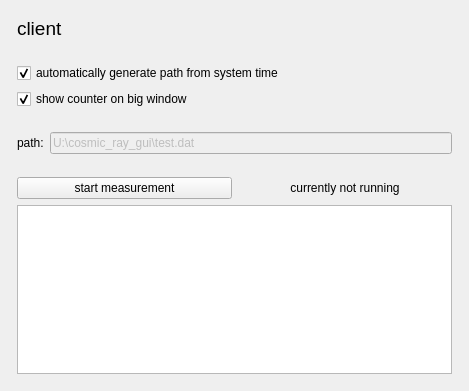
<?xml version="1.0" encoding="UTF-8"?>
<ui version="4.0">
 <class>client</class>
 <widget class="QWidget" name="client">
  <property name="geometry">
   <rect>
    <x>0</x>
    <y>0</y>
    <width>469</width>
    <height>391</height>
   </rect>
  </property>
  <property name="minimumSize">
   <size>
    <width>469</width>
    <height>391</height>
   </size>
  </property>
  <property name="maximumSize">
   <size>
    <width>469</width>
    <height>391</height>
   </size>
  </property>
  <property name="windowTitle">
   <string notr="true">cosmic software</string>
  </property>
  <widget class="QWidget" name="layoutWidget">
   <property name="geometry">
    <rect>
     <x>6</x>
     <y>6</y>
     <width>457</width>
     <height>379</height>
    </rect>
   </property>
   <layout class="QVBoxLayout" name="verticalLayout">
    <item>
     <widget class="QLabel" name="label">
      <property name="text">
       <string>&lt;html&gt;&lt;head/&gt;&lt;body&gt;&lt;p&gt;&lt;span style=&quot; font-size:14pt;&quot;&gt;client&lt;/span&gt;&lt;/p&gt;&lt;/body&gt;&lt;/html&gt;</string>
      </property>
      <property name="scaledContents">
       <bool>false</bool>
      </property>
     </widget>
    </item>
    <item>
     <spacer name="verticalSpacer_5">
      <property name="orientation">
       <enum>Qt::Vertical</enum>
      </property>
      <property name="sizeHint" stdset="0">
       <size>
        <width>20</width>
        <height>40</height>
       </size>
      </property>
     </spacer>
    </item>
    <item>
     <widget class="QCheckBox" name="checkBox">
      <property name="text">
       <string>automatically generate path from system time</string>
      </property>
      <property name="checked">
       <bool>true</bool>
      </property>
     </widget>
    </item>
    <item>
     <spacer name="verticalSpacer_2">
      <property name="orientation">
       <enum>Qt::Vertical</enum>
      </property>
      <property name="sizeHint" stdset="0">
       <size>
        <width>452</width>
        <height>13</height>
       </size>
      </property>
     </spacer>
    </item>
    <item>
     <widget class="QCheckBox" name="checkBox_3">
      <property name="text">
       <string>show counter on big window</string>
      </property>
      <property name="checked">
       <bool>true</bool>
      </property>
     </widget>
    </item>
    <item>
     <spacer name="verticalSpacer_3">
      <property name="orientation">
       <enum>Qt::Vertical</enum>
      </property>
      <property name="sizeHint" stdset="0">
       <size>
        <width>20</width>
        <height>40</height>
       </size>
      </property>
     </spacer>
    </item>
    <item>
     <layout class="QHBoxLayout" name="horizontalLayout">
      <item>
       <widget class="QLabel" name="label_2">
        <property name="text">
         <string>&lt;html&gt;&lt;head/&gt;&lt;body&gt;&lt;p&gt;&lt;span style=&quot; font-size:9pt;&quot;&gt;path:&lt;/span&gt;&lt;/p&gt;&lt;/body&gt;&lt;/html&gt;</string>
        </property>
       </widget>
      </item>
      <item>
       <widget class="QLineEdit" name="lineEditPath">
        <property name="enabled">
         <bool>false</bool>
        </property>
        <property name="minimumSize">
         <size>
          <width>300</width>
          <height>0</height>
         </size>
        </property>
        <property name="text">
         <string>U:\cosmic_ray_gui\test.dat</string>
        </property>
        <property name="readOnly">
         <bool>false</bool>
        </property>
       </widget>
      </item>
     </layout>
    </item>
    <item>
     <spacer name="verticalSpacer_4">
      <property name="orientation">
       <enum>Qt::Vertical</enum>
      </property>
      <property name="sizeHint" stdset="0">
       <size>
        <width>20</width>
        <height>40</height>
       </size>
      </property>
     </spacer>
    </item>
    <item>
     <layout class="QHBoxLayout" name="horizontalLayout_5">
      <item>
       <widget class="QPushButton" name="pushButton">
        <property name="text">
         <string>start measurement</string>
        </property>
       </widget>
      </item>
      <item>
       <widget class="QLabel" name="label_3">
        <property name="text">
         <string>currently not running</string>
        </property>
        <property name="alignment">
         <set>Qt::AlignCenter</set>
        </property>
       </widget>
      </item>
     </layout>
    </item>
    <item>
     <spacer name="verticalSpacer">
      <property name="orientation">
       <enum>Qt::Vertical</enum>
      </property>
      <property name="sizeHint" stdset="0">
       <size>
        <width>452</width>
        <height>13</height>
       </size>
      </property>
     </spacer>
    </item>
    <item>
     <widget class="QTextBrowser" name="textBrowser">
      <property name="readOnly">
       <bool>false</bool>
      </property>
     </widget>
    </item>
   </layout>
  </widget>
 </widget>
 <layoutdefault spacing="6" margin="11"/>
 <resources/>
 <connections/>
</ui>
